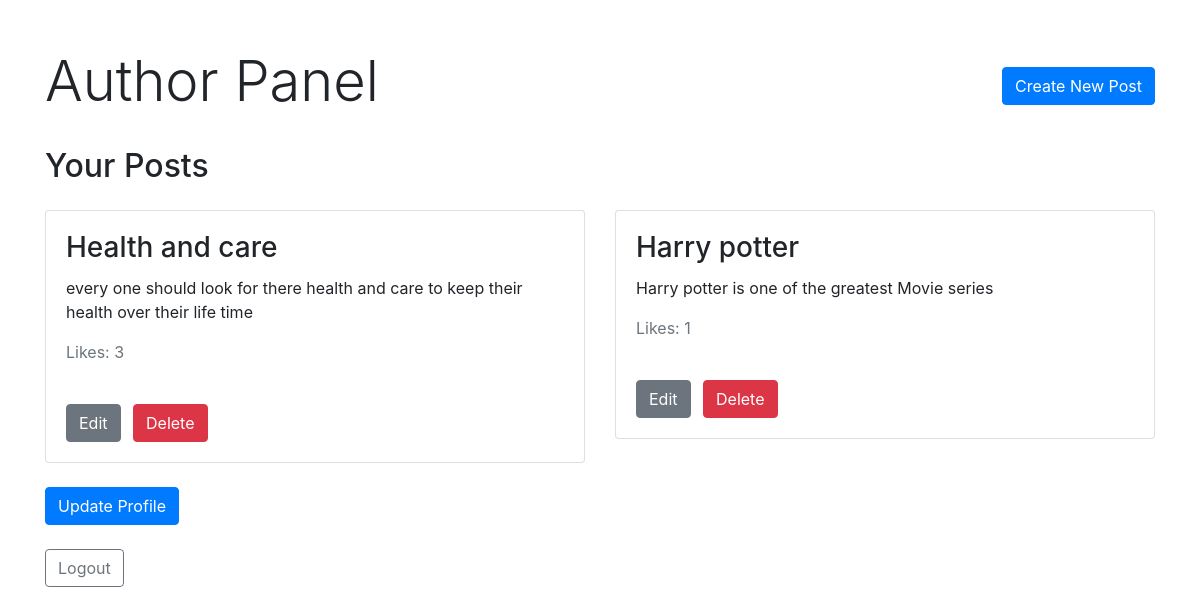
Page /author_panel (signed in) on the earlier database version.
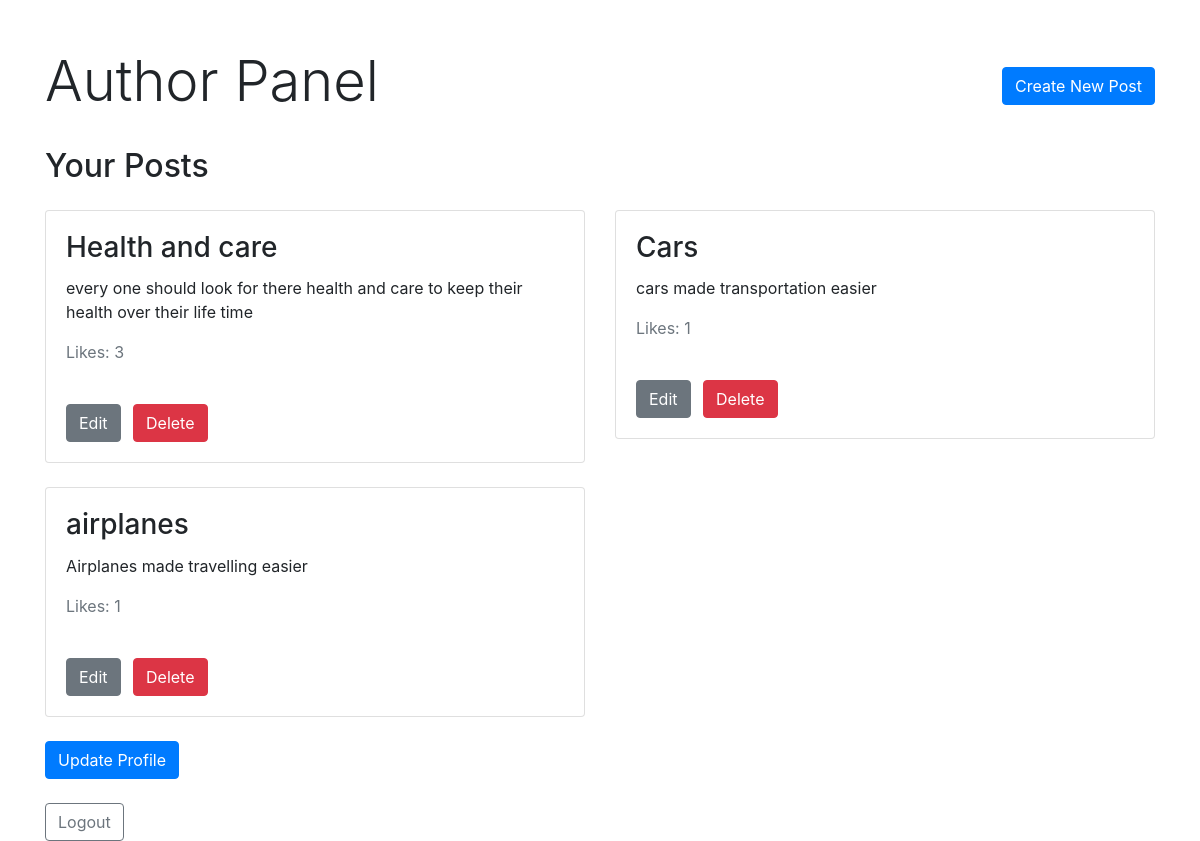
Same page on the later database version.
### tables this page shows
CREATE TABLE posts (
            id INTEGER PRIMARY KEY AUTOINCREMENT,
            author_id INTEGER NOT NULL,
            title TEXT NOT NULL,
            content TEXT NOT NULL,
            likes INTEGER DEFAULT 0,     
            created_at TIMESTAMP DEFAULT CURRENT_TIMESTAMP,
            file_url TEXT,
            FOREIGN KEY (author_id) REFERENCES users(id)
        );

### project.py (the view)
@app.route('/author_panel')
def author_panel():
    if 'username' not in session:
        return redirect(url_for('login'))
    user = db.get_user_by_username(session['username'])
    if user is None:
        return redirect(url_for('user_panel'))
    if session['user_type'] == 0:
        return redirect(url_for('user_panel'))
    elif session['user_type'] == 2:
        return redirect(url_for('manage_admins'))
    posts = db.get_posts_by_author(user['id'])
    return render_template('author_panel.html', posts=posts, user=user)

### db.py (called while the page is built)
def get_db_connection():
    conn = sqlite3.connect('project.db')
    conn.row_factory = sqlite3.Row
    return conn

def get_posts_by_author(author_id):
    conn = get_db_connection()
    posts = conn.execute('SELECT * FROM posts WHERE author_id = ?', (author_id,)).fetchall()
    conn.close()
    return posts

def get_user_by_username(username):
    conn = get_db_connection()
    user = conn.execute('SELECT * FROM users WHERE username = ?', (username,)).fetchone()
    conn.close()
    return user

### templates/author_panel.html (shortened to what this page needs)
<!DOCTYPE html>
<html lang="en">
<head>
    <link href="https://stackpath.bootstrapcdn.com/bootstrap/4.5.2/css/bootstrap.min.css" rel="stylesheet">
</head>
<body>
    <div class="container mt-5">
        <div class="d-flex justify-content-between align-items-center mb-4">
            <h1 class="display-4">Author Panel</h1>
            <a href="{{ url_for('create_post') }}" class="btn btn-primary">Create New Post</a>
        </div>
        <h2 class="mb-4">Your Posts</h2>
        <div class="row">
            {% for post in posts %}
            <div class="col-md-6 mb-4">
                <div class="card">
                    <div class="card-body">
                        <h3 class="card-title">{{ post.title }}</h3>
                        <p class="card-text">{{ post.content }}</p>
                        <p class="card-text text-muted">Likes: {{ post.likes }}</p>
                        <br>
                        <a href="{{ url_for('edit_post', post_id=post.id) }}" class="btn btn-secondary mr-2">Edit</a>
                        <form method="POST" action="{{ url_for('delete_post', post_id=post.id) }}" class="d-inline">
                            <button type="submit" class="btn btn-danger">Delete</button>
                        </form>
                    </div>
                </div>
            </div>
            {% endfor %}
        </div>
         <div class="mb-4">
            <a href="{{ url_for('profile',id=session['user_id']) }}" class="btn btn-primary">Update Profile</a>
        </div>
        <div class="mt-4">
            <a href="{{ url_for('logout') }}" class="btn btn-outline-secondary">Logout</a>
        </div>
    </div>
</body>
</html>

Differences in the rows shown:
removed posts: title "Harry potter", content "Harry potter is one of the greatest Movie series", likes "1"
added posts: title "Cars", content "cars made transportation easier", likes "1"
added posts: title "airplanes", content "Airplanes made travelling easier", likes "1"
